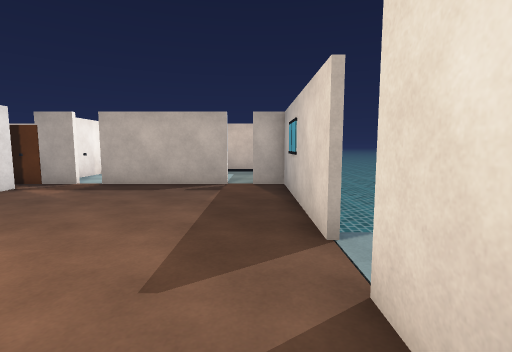
view 1 (above)

16 first-person views from a walk through a Unity game level. The camera is 1.3 m above the floor, tilts 6° down and sees 85° across. Doors are open. The floor is counted in squares, 1 m on a side. Each view is taken from the middle of a square. On the plan, view 1 faces up. The plan holds only what a view shows up to about 13 squares ahead; the rest is blank. The place goes on beyond the plan. Surface patterns are stand-ins for the level's own textures.

view 2
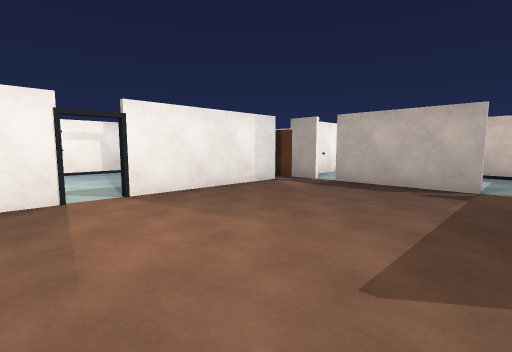

view 3
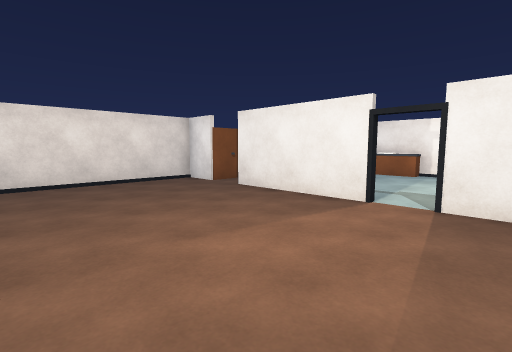

view 4
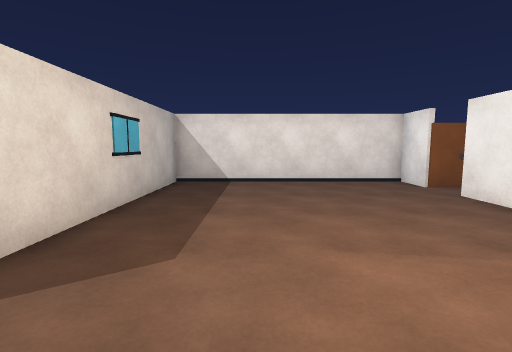

view 5
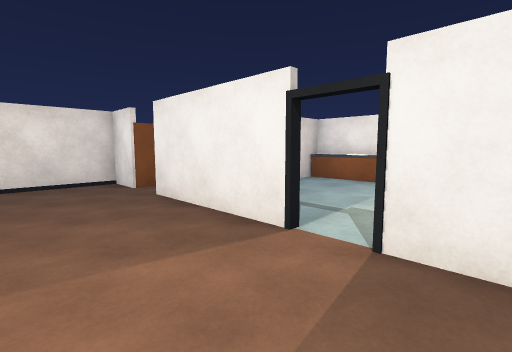

view 6
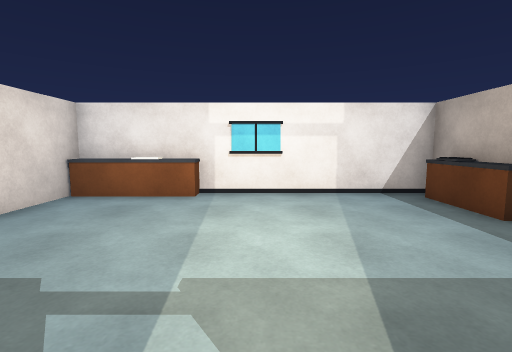

view 7
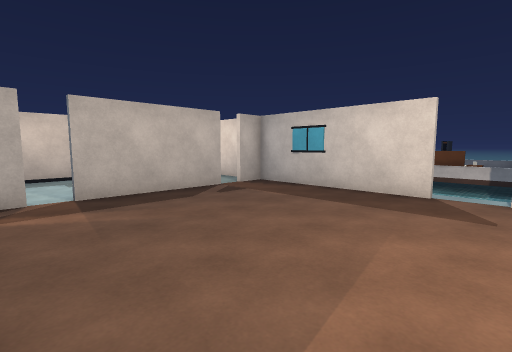

view 8
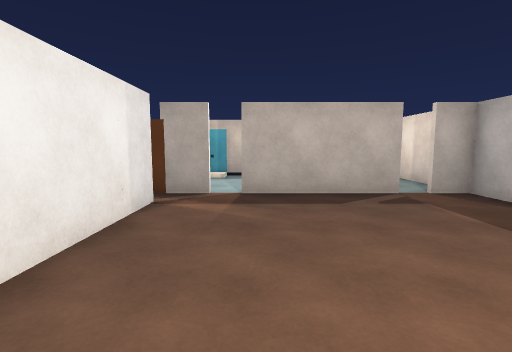

view 9
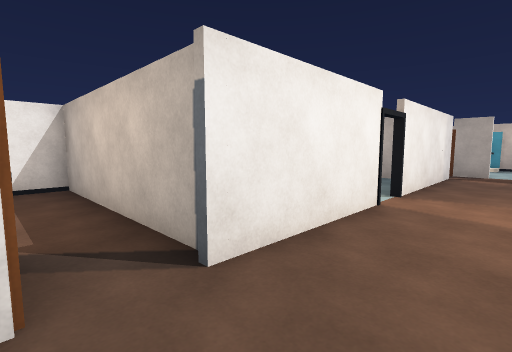

view 10
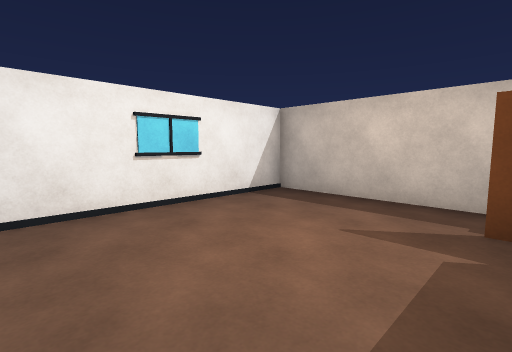

view 11
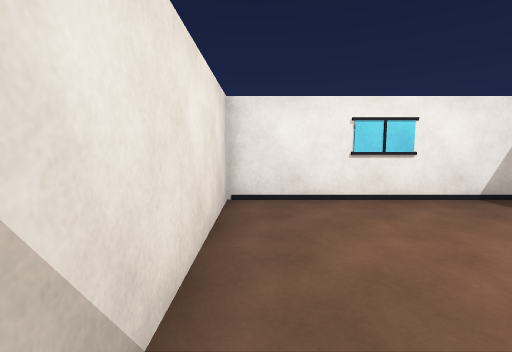

view 12
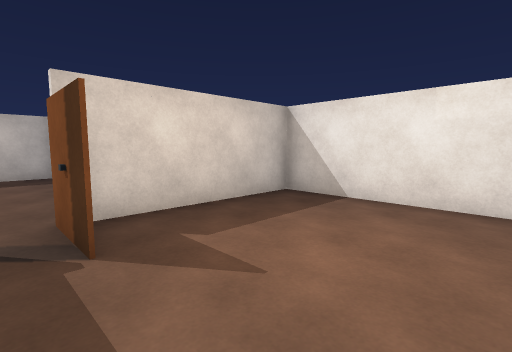

view 13
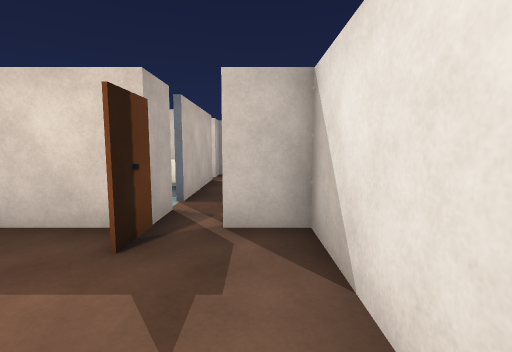

view 14
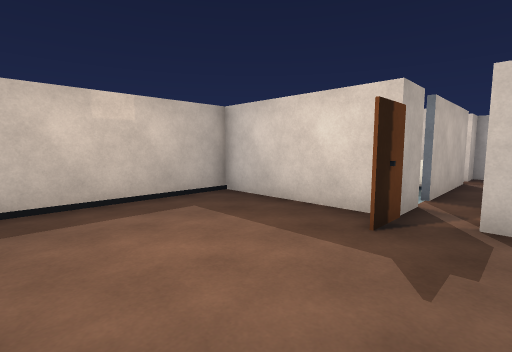

view 15
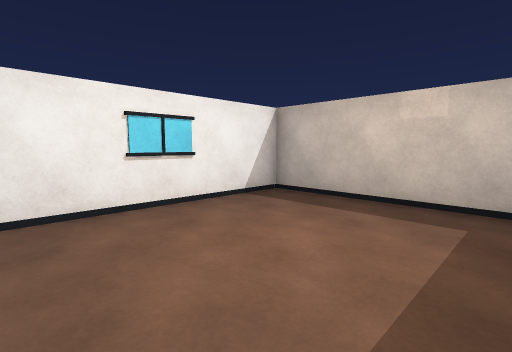

view 16
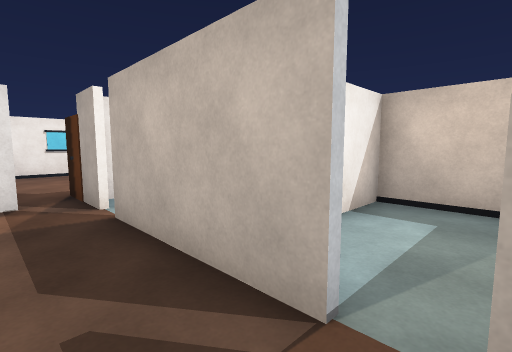

### Floor plan
Ten units are one square. View 1 is at (0, 0); x grows to the right and y downward. Boxes are objects, and circles mark ways between rooms. Rooms are numbered by the first view taken in them; rooms with no view inside come last. Other rooms are left out.
<svg viewBox="-154 -152 169 264">
<path fill="none" stroke="#000" d="M-74 -6 -74 34M-90 -69 -95 -69M-74 -86 -74 -34M-74 48 -74 64 10 64 10 -15M10 -38 10 -97 -1 -97M-62 -97 -76 -97M-44 -97 -55 -97M-124 -69 -135 -69M-9 -97 -26 -97M-148 -69 -148 30M-149 29 -122 29M-118 -64 -125 -64M-134 -64 -141 -64M-149 -4 -142 -4 -142 29M-95 48 -74 48M-79 31 -149 31M-148 30 -148 107 -76 107 -76 52M-76 -101 -76 -147 -148 -147 -148 -81M-76 -97 -88 -97M-111 -71 -76 -71 -76 -86M-44 -147 -71 -147M-74 -131 -74 -102"/>
<rect x="-145" y="-75" width="20" height="20" fill="#bbb"><title>other object</title></rect>
<rect x="-85" y="-15" width="10" height="10" fill="#bbb"><title>other object</title></rect>
<rect x="-85" y="-35" width="10" height="10" fill="#bbb"><title>other object</title></rect>
<rect x="-45" y="-115" width="10" height="20" fill="#bbb"><title>other object</title></rect>
<circle cx="-85" cy="40" r="3" fill="#2a7"/>
<circle cx="-80" cy="-90" r="3" fill="#2a7"/>
<circle cx="-60" cy="-100" r="3" fill="#2a7"/>
<text x="-60" y="-20">1</text>
<text x="-110" y="70">2</text>
<text x="-110" y="-110">3</text>
<text x="-50" y="-130">4</text>
</svg>
Room 1 opens to room 2. Room 1 opens to room 3. Room 1 opens to room 4.

Where each view was taken, in squares from view 1:
view 1: 0 up, 0 right, facing up
view 2: 0 up, 0 right, facing up-left
view 3: 4 up, 1 left, facing down-left
view 4: 4 up, 2 left, facing down
view 5: 4 up, 4 left, facing down-left
view 6: 2 up, 7 left, facing left
view 7: 2 up, 7 left, facing up-right
view 8: 2 up, 5 left, facing up
view 9: 5 down, 5 left, facing up-left
view 10: 10 down, 9 left, facing up-left
view 11: 10 down, 8 left, facing left
view 12: 4 down, 13 left, facing down-right
view 13: 8 up, 12 left, facing right
view 14: 8 up, 13 left, facing up-right
view 15: 8 up, 9 left, facing up-left
view 16: 8 up, 0 right, facing up-left
